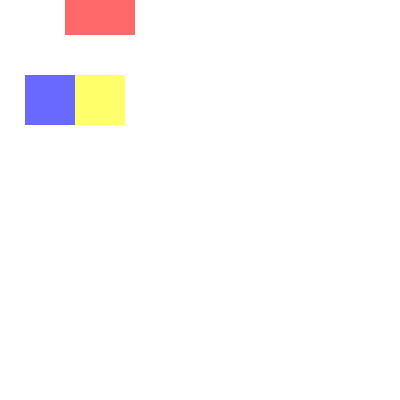
Frame 1 (no input)
Frame 60 (the mouse pressed at the canvas centre just before this capture): identical to frame 1, image omitted
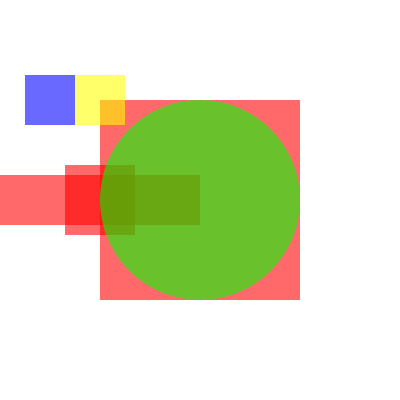
Frame 120 (the mouse held since frame 60 and released just before this capture)

The Processing sketch that drew these frames (run headless with seeded random() and noise(); from frame 60 on, the mouse is pressed at the canvas centre):

// Processing sketch: processing_26969
// ── processing_26969.pde


// initialisation
void setup(){
  
 size(400,400); 
  
  
}


void draw(){
  background(255);
  noStroke();
  fill(255,0,0,150);
  rectMode(CENTER);
  rect(mouseX,mouseX,mouseY,mouseY);
  rect(100,mouseY,mouseX,50);
  rect(100,mouseY,70,70);
  fill(0,255,0,150);
  ellipse(mouseX,mouseY,mouseX,mouseY);
  fill(255,255,0,150);
  rect(100,100,50,50);
  fill(0,0,255,150);
  rect(50,100,50,50); 
  println(frameRate);

  
}
